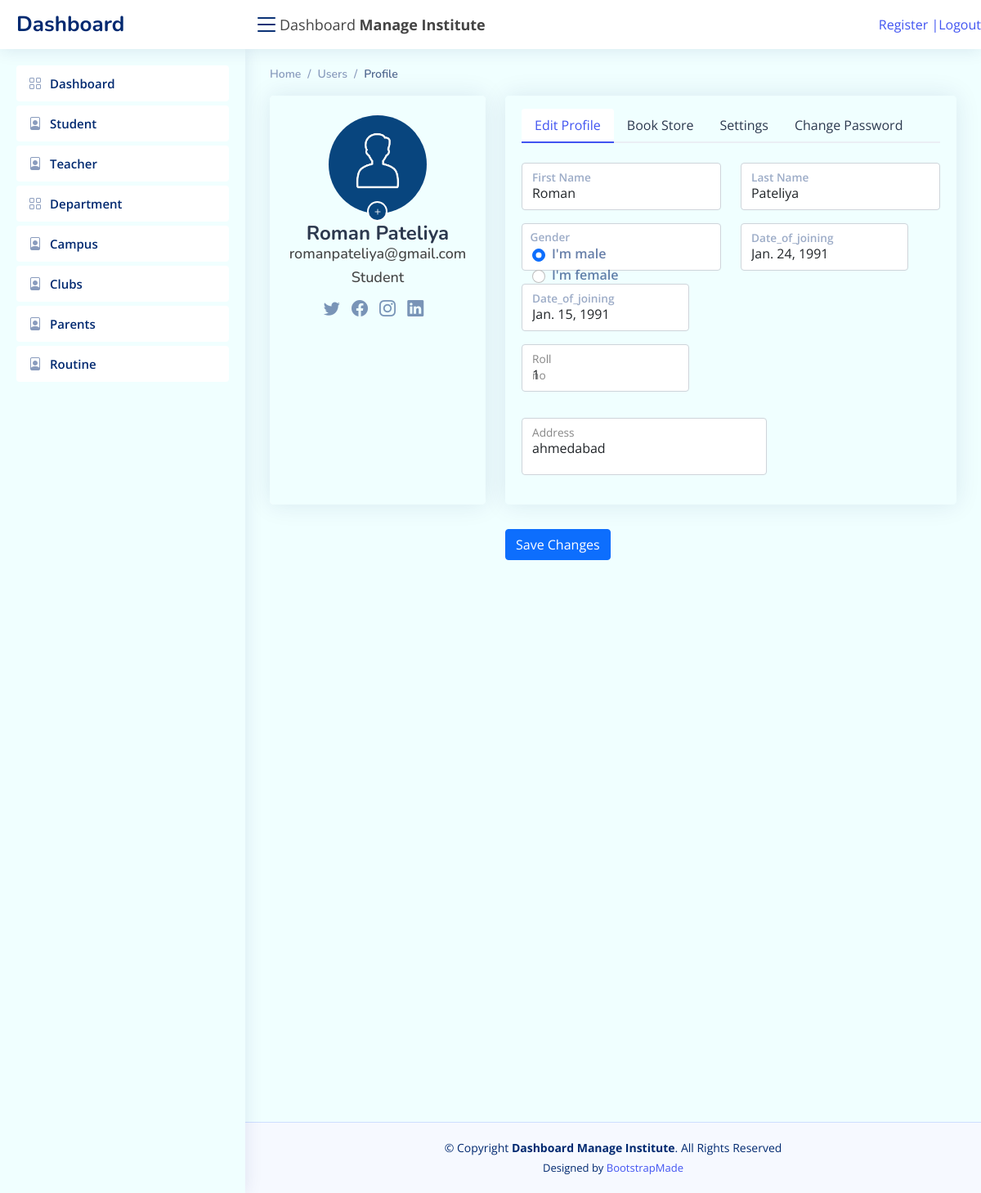
The page /profile_page/ (signed in) on the database its author committed.
### ehousingapp/models.py (models this page shows, shortened)
class Student(models.Model):
    Master = models.ForeignKey(Master, on_delete=models.CASCADE)
    ProfileImage = models.FileField(upload_to='profiles/', default='avatar.png')
    FullName = models.CharField(max_length=25, default='', blank=True)
    Gender = models.CharField(max_length=5, choices=gender_choices)
    Date_of_birth = models.DateField(auto_created=True, default='1991-01-01')
    Date_of_joining = models.DateField(auto_created=True, default='1991-01-01')
    Roll_no = models.IntegerField(default='1', blank=True)
    Address = models.TextField(max_length=150, default='', blank=True)
    class Meta:
        db_table = 'student'

class Master(models.Model):
    UserRole = models.ForeignKey(UserRole, on_delete=models.CASCADE)
    Email = models.EmailField(unique=True)
    Password = models.CharField(max_length=12)
    IsActive = models.BooleanField(default=False)
    RegDate = models.DateTimeField(auto_now_add=True)
    class Meta:
        db_table = 'master'

### ehousingapp/views.py (the view)
# urls.py: path('profile_page/', profile_page, name='profile_page'),
def profile_page(request):
    if 'email' in request.session:
        default_data['current_page'] = 'profile_page'
        profile_data(request) # load data
        return render(request, 'profile_page.html', default_data)
    return redirect(login_page)

### ehousingapp/views.py (called while the page is built)
def profile_data(request):
    master = Master.objects.get(Email = request.session['email'])
    student = Student.objects.get(Master = master)
    if student.FullName:
        splitted_names = student.FullName.split()
        student.FirstName = splitted_names[0]
        if len(splitted_names) > 1:
            student.LastName = splitted_names[1]
    default_data['profile_data'] = student

### ehousingapp/templates/profile_page.html (shortened to what this page needs)
{% extends 'base.html' %}
{% load static %}
{% block main_content %}
  <main id="main" class="main" style="background:azure">
    <div class="pagetitle">
      <nav>
        <ol class="breadcrumb">
          <li class="breadcrumb-item active"><a href="{% url 'index_page' %}">Home</a></li>
          <li class="breadcrumb-item">Users</li>
          <li class="breadcrumb-item active">Profile</li>
        </ol>
      </nav>
    </div>
    <section class="section profile">
      <div class="row">
        <div class="col-xl-4">
          <div class="card">
            <div class="card-body profile-card pt-4 d-flex flex-column align-items-center" style="height:500px;background-color:azure;">
              <form class="profile-image-form avatar-block"
                onchange="this.submit()"
                method="post"
                action="{% url 'upload_image' %}"
                uploaded="{% if profile_data.ProfileImage != '' %}true{% else %}false{% endif %}"
                enctype="multipart/form-data">
                <img src="{% if profile_data.ProfileImage != '' %}{{profile_data.ProfileImage.url}}{% else %}{% static 'assets/img/avatar.png' %}{% endif %}" alt="Profile" class="rounded-circle">
                <label for="upload-image" class="profile-control add-btn btn btn-primary btn-sm rounded-circle" title="Upload new profile image"><i class="bi bi-plus"></i></label>
              </form>
             <h2 style="text-transform: capitalize;">{% if profile_data.FullName %}{{profile_data.FullName}}{% else %}Guest{% endif %}</h2>
              <h3>{{ profile_data.Master.Email }}</h3>
              <h3>Student</h3>
              <div class="social-links mt-2">
                <a href="#" class="twitter"><i class="bi bi-twitter"></i></a>
                <a href="#" class="facebook"><i class="bi bi-facebook"></i></a>
                <a href="#" class="instagram"><i class="bi bi-instagram"></i></a>
                <a href="#" class="linkedin"><i class="bi bi-linkedin"></i></a>
              </div>
            </div>
          </div>
        </div>
        <div class="col-xl-8" style="background-color:azure">
          <div class="card" style="background-color:azure">
            <div class="card-body pt-3" style="background-color:azure">
              <ul class="nav nav-tabs nav-tabs-bordered">
                <li class="nav-item">
                  <button class="nav-link active" data-bs-toggle="tab" data-bs-target="#profile-edit">Edit Profile</button>
                </li>
                <li class="nav-item">
                  <button class="nav-link" data-bs-toggle="tab" data-bs-target="#book-store">Book Store</button>
                </li>
                <li class="nav-item">
                  <button class="nav-link" data-bs-toggle="tab" data-bs-target="#profile-settings">Settings</button>
                </li>
                <li class="nav-item">
                  <button class="nav-link" data-bs-toggle="tab" data-bs-target="#profile-change-password">Change Password</button>
                </li>
              </ul>
              <div class="tab-content pt-2">
                <div class="tab-pane fade show active profile-edit pt-3" id="profile-edit">
                  <form method="post" class="needs-validation" action="{% url 'update_profile' %}" novalidate >
                    <div class="row mb-3">
                      <div class="col-6">
                        <div class="form-floating">
                          <input type="text" name="first_name" class="form-control" id="firstName" placeholder="FirstName" value="{{profile_data.FirstName}}" required>
                          <label for="firstName">First Name</label>
                        </div>
                      </div>
                      <div class="col-6">
                        <div class="form-floating">
                          <input type="text" name="last_name" class="form-control" id="lastName" placeholder="LastName" value="{{profile_data.LastName}}" required>
                          <label for="lastName">Last Name</label>
                        </div>
                      </div>
                    </div>
                    <div class="row mb-3">
                      <fieldset class="col-6 form-floating">
                        <label style="opacity: .65;
                        transform: scale(.85) translateY(-.6rem) translateX(.85rem);
                    ">Gender</label>
                        <div class="form-control">
                            {% for gc in gender_choices %}
                            <div class="form-check form-check-inline">
                              <input class="form-check-input" type="radio" name="gender" id="gridRadios{{gc.short_text}}" value="{{gc.short_text}}" {% if gc.short_text == profile_data.Gender %}checked{% endif %} required>
                              <label class="form-check-label" for="gridRadios{{gc.short_text}}">
                                I'm {{gc.text}}
                              </label>
                            </div>
                            {% endfor %}
                          </div>
                      </fieldset>
                      <div class="col-6">
                        <div class="form-floating">
                          <input name="Roll_no" type="text" class="form-control w-auto" id="Roll_no" placeholder="Roll_no" value="{{profile_data.Date_of_birth}}" required>                        <label for="Date_of_joining">Date_of_joining</label>
                        </div>
                      </div>
                    </div>
                    <div class="row mb-3">
                    <div class="col-6">
                      <div class="form-floating">
                        <input name="Roll_no" type="text" class="form-control w-auto" id="Roll_no" placeholder="Roll_no" value="{{profile_data.Date_of_joining}}" required>                        <label for="Date_of_joining">Date_of_joining</label>
                      </div>
                    </div>
                  </div>
                </div>
                <div class="row mb-3">
                <div class="col-6">
                  <div class="form-floating mb-3">
                    <input name="Roll_no" type="text" class="form-control w-auto" id="Roll_no" placeholder="Roll_no" value="{{profile_data.Roll_no}}" required>
                    <label for="Roll_no" class="col-md-4 col-lg-3 col-form-label">Rollno</label>
                  </div>
                </div>
              </div>
              </div>
                      <div class="col-6 w-auto">
                        <div class="form-floating mb-3">
                          <textarea class="form-control" name="address" style="resize: none; height: 70px;width:300px;" id="floatingTextarea" placeholder="Address">{{profile_data.Address}}</textarea>
                          <label for="floatingTextarea">Address</label>
                        </div>
                      </div>
                    </div>
            </div>
            <button type="submit" class="btn btn-primary">
              Save Changes
            </button>
                    </div>
                </div>
    </section>
  </main>
{% endblock %}

### ehousingapp/templates/base.html (shortened to what this page needs)
<!DOCTYPE html>
<html lang="en">
{% load static %}
<head>
  <link href="{% static 'assets/vendor/bootstrap/css/bootstrap.min.css' %}" rel="stylesheet">
  <link href="{% static 'assets/vendor/bootstrap-icons/bootstrap-icons.css' %}" rel="stylesheet">
  <link href="{% static 'assets/vendor/boxicons/css/boxicons.min.css' %}" rel="stylesheet">
  <link href="{% static 'assets/vendor/quill/quill.snow.css' %}" rel="stylesheet">
  <link href="{% static 'assets/vendor/quill/quill.bubble.css' %}" rel="stylesheet">
  <link href="{% static 'assets/vendor/remixicon/remixicon.css' %}" rel="stylesheet">
  <link href="{% static 'assets/vendor/simple-datatables/style.css' %}" rel="stylesheet">
  <link href="{% static 'assets/css/style.css' %}" rel="stylesheet">
</head>
<body>
    {% if current_page not in no_header_pages %}
  <header id="header" class="header fixed-top d-flex align-items-center" style="text-align:center">
    <div class="d-flex align-items-center justify-content-between">
      <a href="index.html" class="logo d-flex align-items-center">
        <span class="d-none d-lg-block">Dashboard</span>
      </a>
      <i class="bi bi-list toggle-sidebar-btn"></i>
    </div>
    <div class="d-flex align-items-center" style="text-align:center">
        <a style="font-size:large;text-align:center;">Dashboard <b style="font-size:large">Manage Institute</b></a>
    </div>
    <nav class="header-nav ms-auto">
      <ul class="d-flex align-items-center">
          <a href="{% url 'register_page' %}">Register | </a> <a href="{% url 'logout' %}"> Logout</a>
          </ul>
    </nav>
  </header>
  <aside id="sidebar" class="sidebar" style="box-sizing:border-box;background:azure">
    <ul class="sidebar-nav" id="sidebar-nav" style="box-sizing:content-box;">
      <li class="nav-item">
        <a class="nav-link collapsed" href="{% url 'index_page' %}">
          <i class="bi bi-grid"></i>
          <span>Dashboard</span>
        </a>
      </li>
      <li class="nav-item">
        <a class="nav-link collapsed" href="{% url 'profile_page' %}">
          <i class="bi bi-file-person"></i>
          <span>Student</span>
        </a>
      </li>
      <li class="nav-item">
        <a class="nav-link collapsed" href="{% url 'profile_page' %}">
          <i class="bi bi-file-person"></i>
          <span>Teacher</span>
        </a>
      </li>
      <li class="nav-item">
        <a class="nav-link collapsed" href="index.html">
          <i class="bi bi-grid"></i>
          <span>Department</span>
        </a>
      </li>
      <li class="nav-item">
        <a class="nav-link collapsed" href="{% url 'profile_page' %}">
          <i class="bi bi-file-person"></i>
          <span>Campus</span>
        </a>
      </li>
      <li class="nav-item">
        <a class="nav-link collapsed" href="{% url 'profile_page' %}">
          <i class="bi bi-file-person"></i>
          <span>Clubs</span>
        </a>
      </li>
      <li class="nav-item">
        <a class="nav-link collapsed" href="{% url 'profile_page' %}">
          <i class="bi bi-file-person"></i>
          <span>Parents</span>
        </a>
      </li>
      <li class="nav-item">
        <a class="nav-link collapsed" href="{% url 'profile_page' %}">
          <i class="bi bi-file-person"></i>
          <span>Routine</span>
        </a>
      </li>
  </aside>
  {% endif %}
    {% block main_content %}
    {% endblock %}
    {% if current_page not in no_header_pages %}
 <footer id="footer" class="footer">
    <div class="copyright">
      &copy; Copyright <strong><span>Dashboard Manage Institute</span></strong>. All Rights Reserved
    <div class="credits">
      Designed by <a href="https://bootstrapmade.com/">BootstrapMade</a>
  </footer>
  {% endif %}
</body>
</html>

### ehousingapp/static/assets/css/style.css (style rules this page uses)
:root { scroll-behavior: smooth; }
body { font-family: "Open Sans", sans-serif; background: #f6f9ff; color: #444444; }
a { color: #4154f1; text-decoration: none; }
h1, h2, h3, h4, h5, h6 { font-family: "Nunito", sans-serif; }
#main { margin-top: 60px; padding: 20px 30px; transition: all 0.3s; }
.pagetitle { margin-bottom: 10px; }
.card { margin-bottom: 30px; border: none; border-radius: 5px; box-shadow: 0px 0 30px rgba(1, 41, 112, 0.1); overflow: hidden; }
.card-body { padding: 0 20px 20px 20px; }
.breadcrumb { font-size: 14px; font-family: "Nunito", sans-serif; color: #899bbd; font-weight: 600; }
.breadcrumb a { color: #899bbd; transition: 0.3s; }
.breadcrumb .breadcrumb-item::before { color: #899bbd; }
.breadcrumb .active { color: #51678f; font-weight: 600; }
.nav-tabs-bordered { border-bottom: 2px solid #ebeef4; }
.nav-tabs-bordered .nav-link { margin-bottom: -2px; border: none; color: #2c384e; }
.nav-tabs-bordered .nav-link.active { background-color: #fff; color: #4154f1; border-bottom: 2px solid #4154f1; }
.logo { line-height: 1; }
@media (min-width: 1200px) { .logo { width: 280px; } }
.logo span { font-size: 26px; font-weight: 700; color: #012970; font-family: "Nunito", sans-serif; }
.header { transition: all 0.5s; z-index: 997; height: 60px; box-shadow: 0px 2px 20px rgba(1, 41, 112, 0.1); background-color: #fff; padding-left: 20px; }
.header .toggle-sidebar-btn { font-size: 32px; padding-left: 10px; cursor: pointer; color: #012970; }
.header-nav ul { list-style: none; }
.header-nav > ul { margin: 0; padding: 0; }
.sidebar { position: fixed; top: 60px; left: 0; bottom: 0; width: 300px; z-index: 996; transition: all 0.3s; padding: 20px; overflow-y: auto; scrollbar-width: thin; scrollbar-color: #aab7cf transparent; box-shadow: 0px 0px 20px rgba(1, 41, 112, 0.1); background-color: #fff; }
@media (min-width: 1200px) { #main, #footer { margin-left: 300px; } }
.sidebar-nav { padding: 0; margin: 0; list-style: none; }
.sidebar-nav li { padding: 0; margin: 0; list-style: none; }
.sidebar-nav .nav-item { margin-bottom: 5px; }
.sidebar-nav .nav-link { display: flex; align-items: center; font-size: 15px; font-weight: 600; color: #4154f1; transition: 0.3; background: #f6f9ff; padding: 10px 15px; border-radius: 4px; }
.sidebar-nav .nav-link i { font-size: 16px; margin-right: 10px; color: #4154f1; }
.sidebar-nav .nav-link.collapsed { color: #012970; background: #fff; }
.sidebar-nav .nav-link.collapsed i { color: #899bbd; }
.profile .profile-card img { max-width: 120px; }
.profile .profile-card h2 { font-size: 24px; font-weight: 700; color: #2c384e; margin: 10px 0 0 0; }
.profile .profile-card h3 { font-size: 18px; }
.profile .profile-card .social-links a { font-size: 20px; display: inline-block; color: rgba(1, 41, 112, 0.5); line-height: 0; margin-right: 10px; transition: 0.3s; }
.profile .profile-edit label { font-weight: 600; color: rgba(1, 41, 112, 0.6); }
.footer { padding: 20px 0; font-size: 14px; transition: all 0.3s; border-top: 1px solid #cddfff; }
.footer .copyright { text-align: center; color: #012970; }
.footer .credits { padding-top: 5px; text-align: center; font-size: 13px; color: #012970; }

### ehousingapp/templates/profile_page.html (style rules this page uses)
.avatar-block { position: relative; transition: all ease-in-out 0.2s; padding: 0; }
.avatar-block[uploaded="false"] .add-btn { display: block; background-color: #08457e; border: solid 2px #fff; opacity: 1; bottom: -10px; left: 0; right: 0; width: 25px; height: 25px; margin: auto; padding: 0; }
.avatar-block .add-btn, .avatar-block .remove-btn, .avatar-block .upload-btn { position: absolute; bottom: 0; left: 0; right: 0; margin: auto; width: fit-content; opacity: 0; transition: all ease-in-out 0.2s; }

### rows shown on the page
Student: FullName "Roman Pateliya", Master.Email "romanpateliya@gmail.com", first_name "Roman", last_name "Pateliya", Gender "☑ I'm male" "☐ I'm female", Roll_no "Jan. 24, 1991", Roll_no "Jan. 15, 1991", Roll_no "1", address "ahmedabad"

### other values the page prints
{{ gc.text }} "male" "female"
